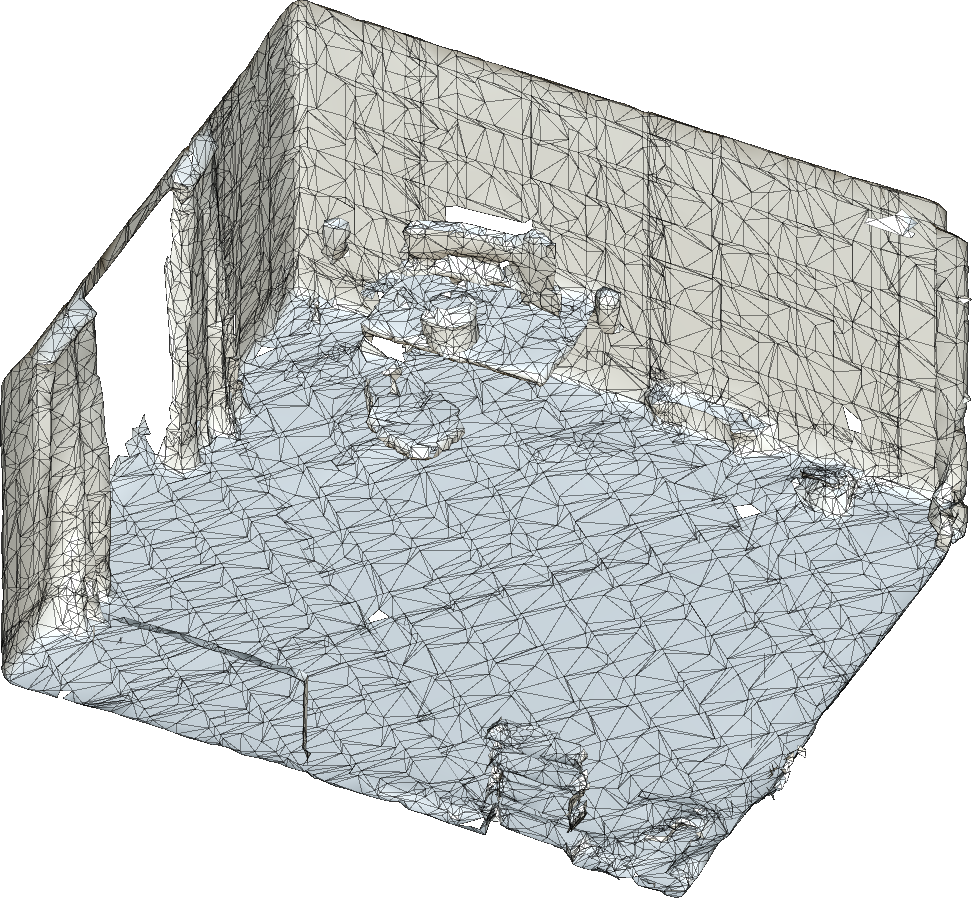
#> input picture office_reconstruction.png, 972 x 898 px, found by its file name
$ python rt_plots.py
#> lines starting #> are read from the running program, lines starting #| are printed output that depends on the picture
#%%
import matplotlib.pyplot as plt
import scienceplots

plt.rcParams["text.usetex"] = True
plt.style.use('science')


fig, (ax, bx) = plt.subplots(1, 2,  tight_layout=True, dpi=300, figsize=(6.4, 3))

im1 = plt.imread('office_reconstruction.png')
#> im1 is the input picture: shape (898, 972, 4) float32; mean R, G, B, A 0.553, 0.569, 0.569, 0.68
im2 = plt.imread('office_reconstruction_ga.png')
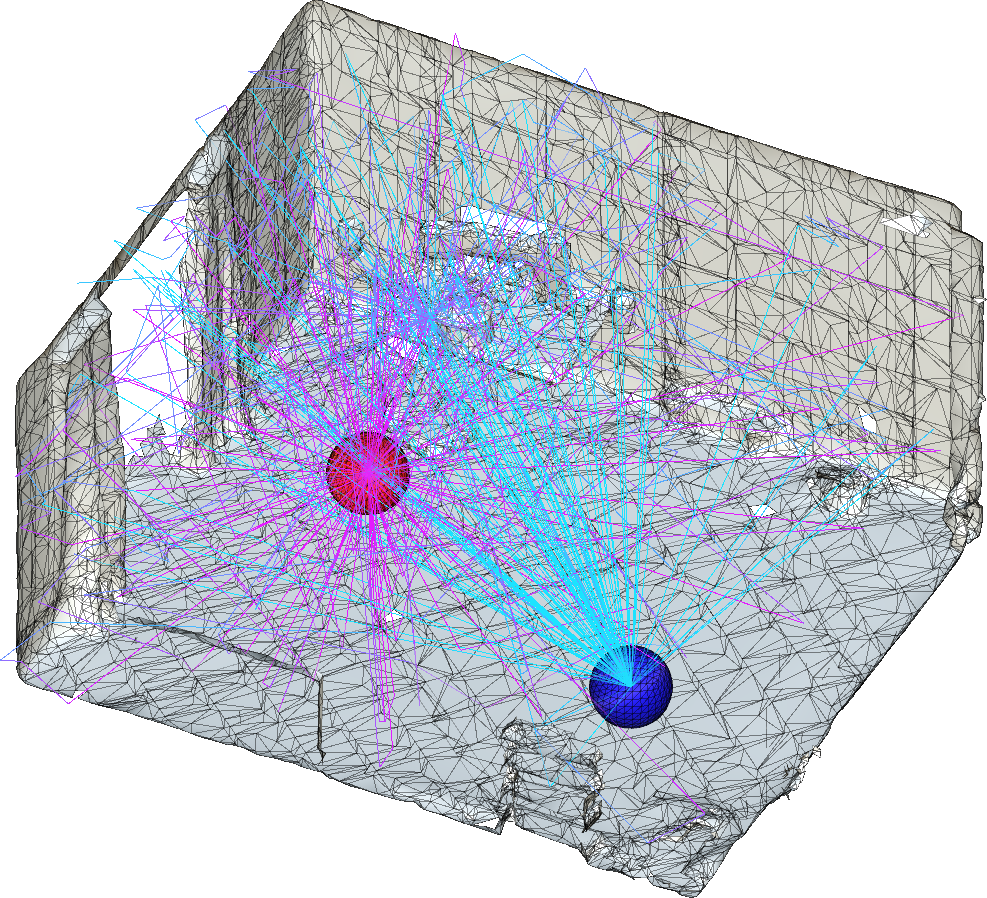
#> input picture office_reconstruction_ga.png, 987 x 898 px, found by its file name
#> im2 is the input picture: shape (898, 987, 4) float32; mean R, G, B, A 0.522, 0.542, 0.594, 0.673

ax.imshow(im1)
ax.axis('off')
bx.imshow(im2)
bx.axis('off')
# ax.set_title('Grid A')
# bx.set_title('Grid B')

plt.show()
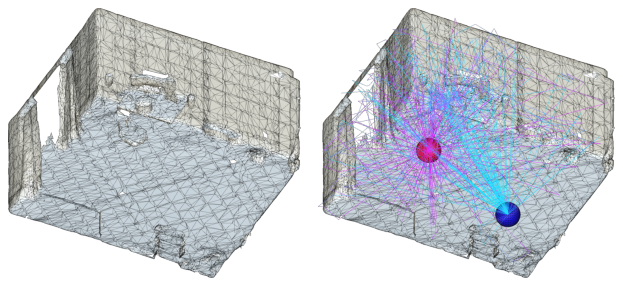
#> figure drawn by matplotlib, 2 panels
# %%
fig.savefig('rt-room-test.png', transparent=True)


# %%
